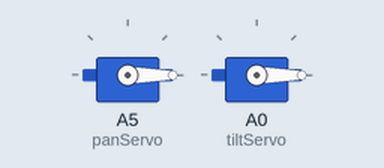
The sketch below on a simulated Arduino Leonardo, built with avr-gcc and run on an emulated ATmega32U4. Shown: 2 × servo.

Above: at 2.05 s.
At 3.45 s:
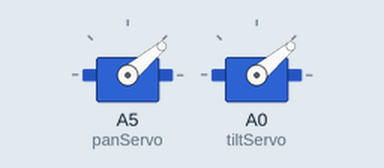
At 4.75 s:
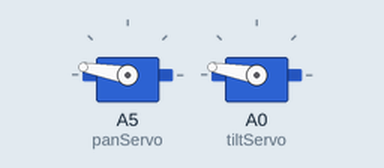
At 7.5 s:
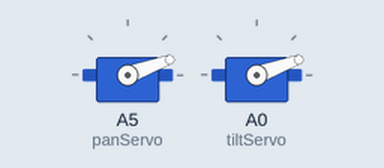
Timing chart, 0 to 9.4 s (numbered marks = the images above):
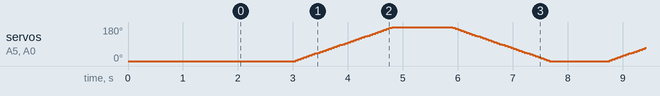

The sketch:

Servo.ino
```cpp
#include <Keyboard.h>

#include <Servo.h>

  Servo panServo;
  Servo tiltServo;

void setup() {
  // put your setup code here, to run once:
  panServo.attach(A5);
  tiltServo.attach(A0);
  Serial.begin(9600);
  panServo.write(0);
  tiltServo.write(0);
  delay(2000);
}

void loop() {
  // put your main code here, to run repeatedly:
    panServo.write(0);
    tiltServo.write(0);
    delay(1000);
  for(int i = 0;i <= 180; i= i+5){
    panServo.write(i);
    tiltServo.write(i);
    delay(50);
  }
  delay(1000);
  for(int i = 180;i >= 0; i= i-5){
    panServo.write(i);
    tiltServo.write(i);
    delay(50);
  }
}
```
